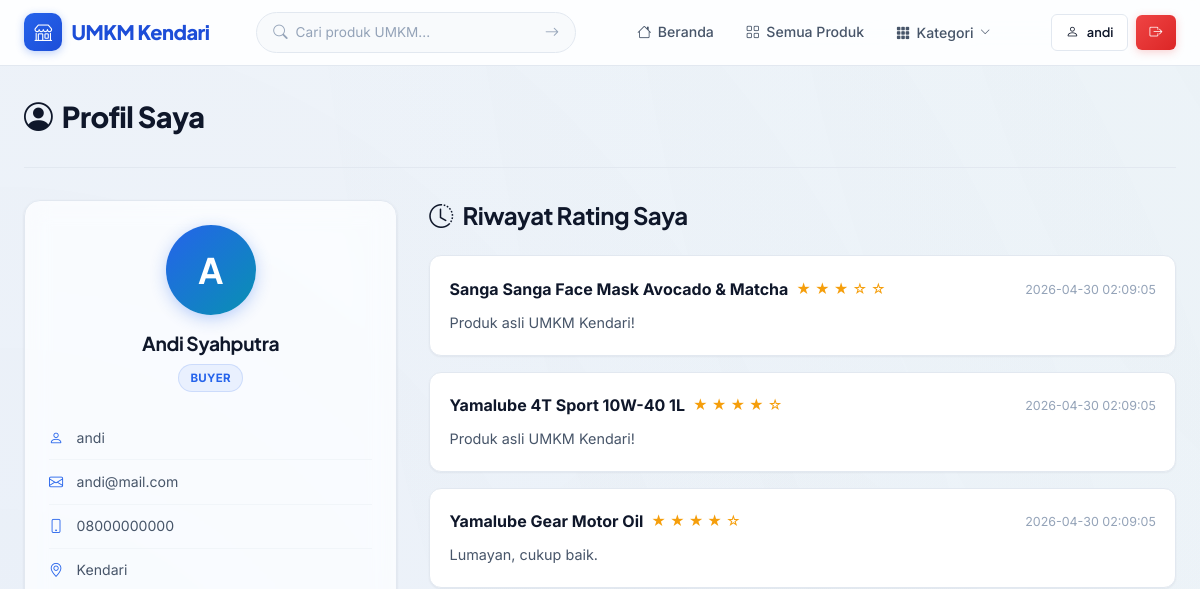
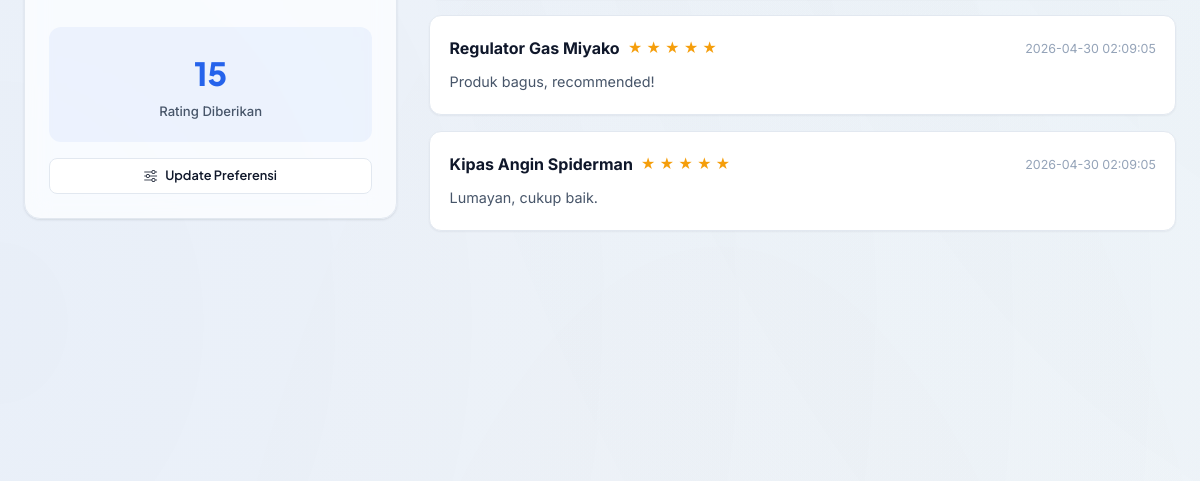
The page /profil (signed in, upper part) on the database as committed earlier (2 pictures, top to bottom).
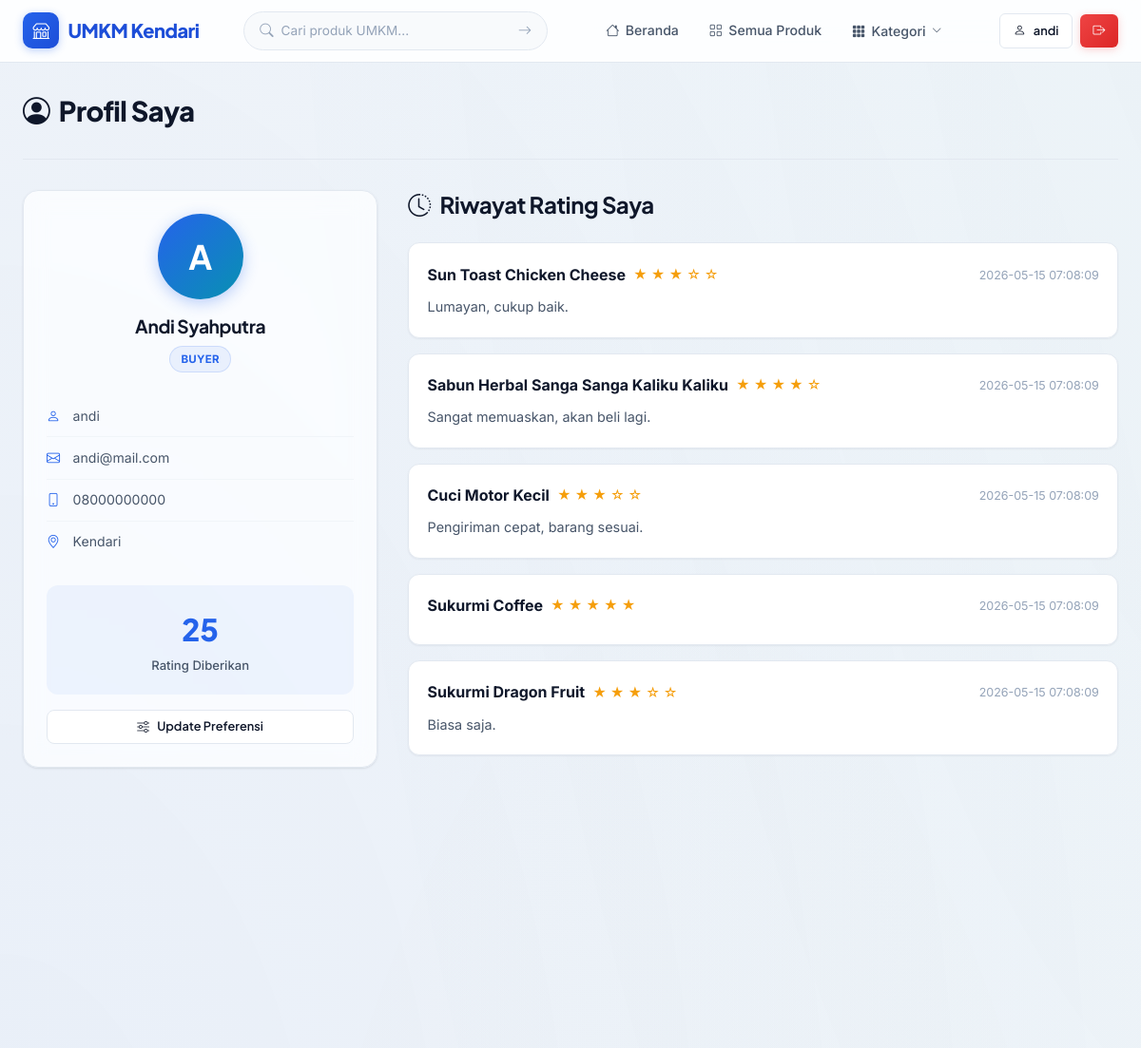
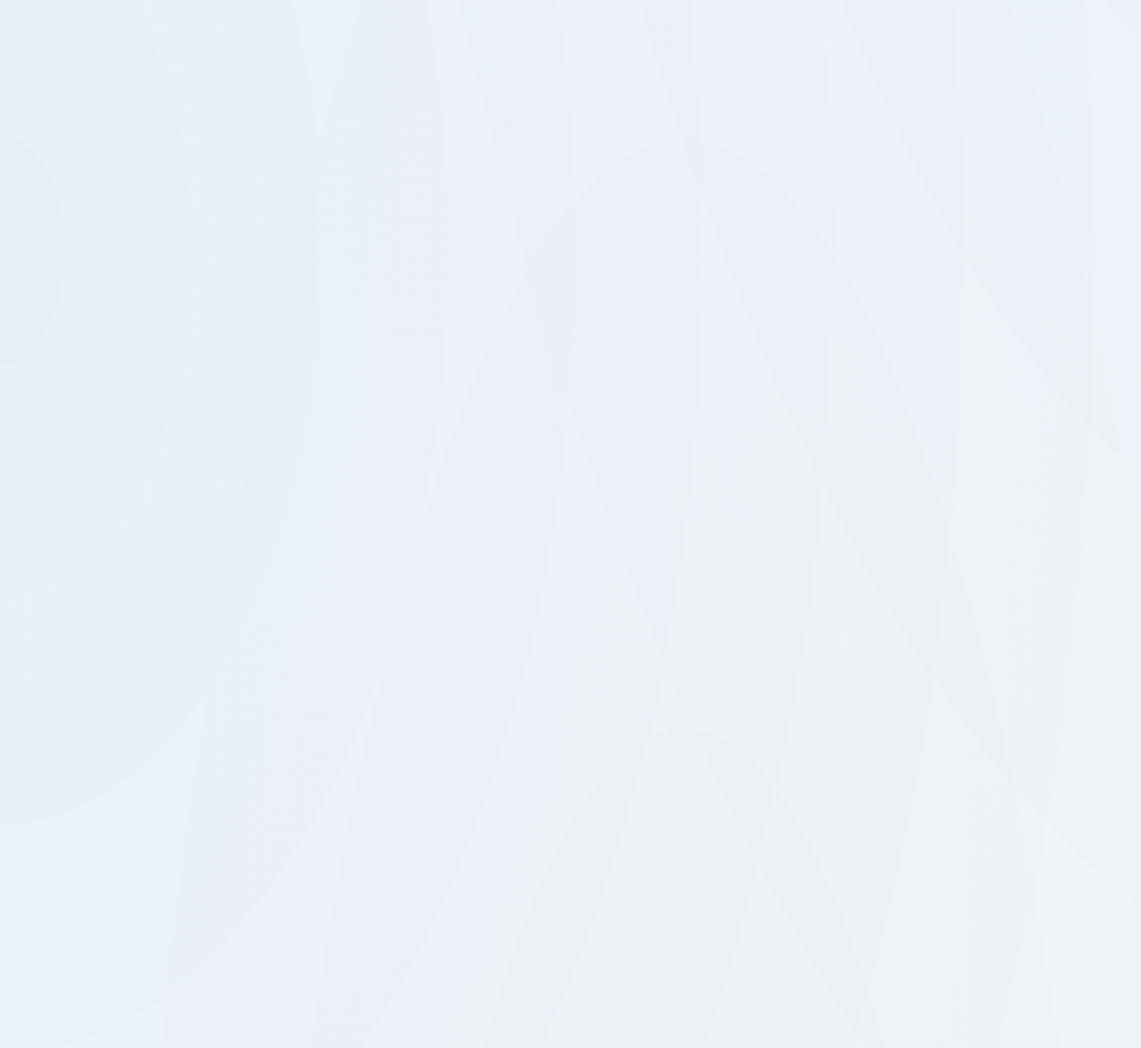
The same page on the database as committed later (2 pictures, top to bottom).
### tables this page shows
CREATE TABLE ratings (
            id INTEGER PRIMARY KEY AUTOINCREMENT,
            user_id INTEGER NOT NULL,
            produk_id INTEGER NOT NULL,
            score INTEGER NOT NULL CHECK(score >= 1 AND score <= 5),
            review TEXT DEFAULT '',
            created_at TIMESTAMP DEFAULT CURRENT_TIMESTAMP,
            FOREIGN KEY (user_id) REFERENCES users(id) ON DELETE CASCADE,
            FOREIGN KEY (produk_id) REFERENCES produk(id) ON DELETE CASCADE,
            UNIQUE(user_id, produk_id)
        );

CREATE TABLE produk (
            id INTEGER PRIMARY KEY AUTOINCREMENT,
            nama TEXT NOT NULL,
            deskripsi TEXT DEFAULT '',
            harga REAL NOT NULL DEFAULT 0,
            stok INTEGER NOT NULL DEFAULT 0,
            gambar TEXT DEFAULT 'default.jpg',
            kategori_id INTEGER,
            seller_id INTEGER NOT NULL,
            created_at TIMESTAMP DEFAULT CURRENT_TIMESTAMP, tersedia INTEGER NOT NULL DEFAULT 1, kecamatan TEXT DEFAULT 'Kendari',
            FOREIGN KEY (kategori_id) REFERENCES kategori(id) ON DELETE SET NULL,
            FOREIGN KEY (seller_id) REFERENCES users(id) ON DELETE CASCADE
        );

### routes/main.py (the view)
@main_bp.route('/profil')
@login_required
def profil():
    user_ratings = Rating.get_by_user(current_user.id)
    rating_count = len(user_ratings)
    kategori_list = Kategori.get_all()
    return render_template('user/profil.html',
                           user_ratings=user_ratings,
                           rating_count=rating_count,
                           kategori_list=kategori_list)

### models/database.py (called while the page is built)
def get_db():
    from flask import g
    if 'db' not in g:
        g.db = sqlite3.connect(DATABASE)
        g.db.row_factory = sqlite3.Row
        g.db.execute("PRAGMA foreign_keys = ON")
    return g.db

### models/kategori.py (called while the page is built)
    @staticmethod
    def get_all():
        db = get_db()
        rows = db.execute('SELECT * FROM kategori ORDER BY nama').fetchall()
        return [Kategori(**dict(row)) for row in rows]

### models/rating.py (called while the page is built)
    @staticmethod
    def get_by_user(user_id):
        db = get_db()
        rows = db.execute('''
            SELECT r.*, p.nama as produk_nama
            FROM ratings r
            JOIN produk p ON r.produk_id = p.id
            WHERE r.user_id = ?
            ORDER BY r.created_at DESC
        ''', (user_id,)).fetchall()
        return [Rating(**dict(row)) for row in rows]

### models/user.py (called while the page is built)
    @staticmethod
    def get_by_id(user_id):
        db = get_db()
        row = db.execute('SELECT * FROM users WHERE id = ?', (user_id,)).fetchone()
        if row:
            return User(**dict(row))
        return None

### templates/user/profil.html (shortened to what the changed rows need)
{% extends "base.html" %}
{% block content %}
<div class="container">
    <div class="dashboard-header">
        <h1><i class="bi bi-person-circle"></i> Profil Saya</h1>
    </div>
    <div style="display: grid; grid-template-columns: 1fr 2fr; gap: 2rem; align-items: start;">
        <div class="glass-card" style="text-align: center;">
            <div style="margin-top: 1.5rem; background: var(--bg-highlight); border-radius: var(--radius-md); padding: 1.2rem; text-align: center;">
                <div style="font-size: 2rem; font-weight: 800; color: var(--primary); font-family: 'Plus Jakarta Sans', sans-serif;">{{ rating_count }}</div>
                <div style="font-size: 0.82rem; color: var(--text-secondary); font-weight: 500;">Rating Diberikan</div>
            </div>
        </div>
        <div>
            <div class="section-header">
                <h2><i class="bi bi-clock-history"></i> Riwayat Rating Saya</h2>
            </div>
            {% if user_ratings %}
                {% for rating in user_ratings %}
                <div class="review-card">
                    <div class="review-header">
                        <div style="display: flex; align-items: center; gap: 0.5rem;">
                            <a href="{{ url_for('main.detail_produk', produk_id=rating.produk_id) }}" style="font-weight: 700; color: var(--text-primary);">
                                {{ rating.produk_nama }}
                            </a>
                            <span class="stars" style="color: var(--accent); font-size: 0.88rem;">
                                {% for i in range(5) %}
                                    {% if i < rating.score %}★{% else %}☆{% endif %}
                                {% endfor %}
                            </span>
                        </div>
                        <span class="review-date">{{ rating.created_at }}</span>
                    </div>
                    {% if rating.review %}
                    <p class="review-text">{{ rating.review }}</p>
                    {% endif %}
                </div>
                {% endfor %}
            {% else %}
                <div class="empty-state">
                    <i class="bi bi-star"></i>
                    <p>Anda belum memberikan rating apapun</p>
                    <a href="{{ url_for('main.index') }}" class="btn btn-primary mt-2" style="border-radius: var(--radius-full);">Jelajahi Produk</a>
                </div>
            {% endif %}
        </div>
    </div>
</div>
{% endblock %}

Rows that differ between the two databases and show on the page:
no longer on this page (row unchanged): ratings: produk_nama "Sanga Sanga Face Mask Avocado & Matcha", score 3 (drawn), created_at "2026-04-30 02:09:05", review "Produk asli UMKM Kendari!"
no longer on this page (row unchanged): ratings: produk_nama "Yamalube 4T Sport 10W-40 1L", score 4 (drawn), created_at "2026-04-30 02:09:05", review "Produk asli UMKM Kendari!"
no longer on this page (row unchanged): ratings: produk_nama "Yamalube Gear Motor Oil", score 4 (drawn), created_at "2026-04-30 02:09:05", review "Lumayan, cukup baik."
no longer on this page (row unchanged): ratings: produk_nama "Regulator Gas Miyako", score 5 (drawn), created_at "2026-04-30 02:09:05", review "Produk bagus, recommended!"
no longer on this page (row unchanged): ratings: produk_nama "Kipas Angin Spiderman", score 5 (drawn), created_at "2026-04-30 02:09:05", review "Lumayan, cukup baik."
added ratings: produk_nama "Sun Toast Chicken Cheese", score 3 (drawn), created_at "2026-05-15 07:08:09", review "Lumayan, cukup baik."
added ratings: produk_nama "Sabun Herbal Sanga Sanga Kaliku Kaliku", score 4 (drawn), created_at "2026-05-15 07:08:09", review "Sangat memuaskan, akan beli lagi."
added ratings: produk_nama "Cuci Motor Kecil", score 3 (drawn), created_at "2026-05-15 07:08:09", review "Pengiriman cepat, barang sesuai."
added ratings: produk_nama "Sukurmi Coffee", score 5 (drawn), created_at "2026-05-15 07:08:09"
added ratings: produk_nama "Sukurmi Dragon Fruit", score 3 (drawn), created_at "2026-05-15 07:08:09", review "Biasa saja."
Other text that changed with them:
{{ rating_count }}: "15" → "25"
